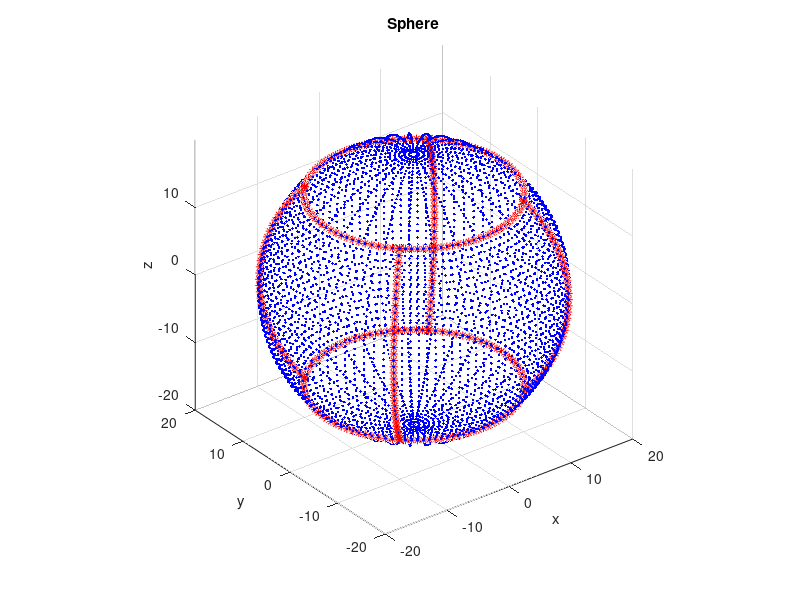

MATLAB code to generate this figure: (Note: this script raises an error after producing the figure.)
clear all
close all
clc

%%
%%%%%%%%%%%%%%%%%%%%%%%%%%%%%%%%%%%%%%%%%%%%%%%%%%%%%%%%%%%%%%%%%%%%%%%%%%%
%%%%%%%%%%%%%%%%%%%%%%%%%%%%%% SPHERE %%%%%%%%%%%%%%%%%%%%%%%%%%%%%%%%%%%%%
%%%%%%%%%%%%%%%%%%%%%%%%%%%%%%%%%%%%%%%%%%%%%%%%%%%%%%%%%%%%%%%%%%%%%%%%%%%

Neta1 = 30;
eta1min = 0;
deltaeta1 = 1;
eta1max = eta1min + (Neta1-1)*deltaeta1;

Neta2 = 25;
eta2min = 0;
deltaeta2 = 1;
eta2max = eta2min + (Neta2-1)*deltaeta2;

Neta3 = 35;
eta3min = 0;
deltaeta3 = 1;
eta3max = eta3min + (Neta3-1)*deltaeta3;

Nx = Neta1;
xmin = eta1min;
xmax = eta1max;

Ny = Neta2;
ymin = eta2min;
ymax = eta2max;

Nz = Neta3;
zmin = eta3min;
zmax = eta3max;

c1 = zeros(1,3);
c2 = zeros(1,3);
c3 = zeros(1,3);
c4 = zeros(1,3);
c5 = zeros(1,3);
c6 = zeros(1,3);
c7 = zeros(1,3);
c8 = zeros(1,3);

e1  = zeros(Neta1,3);
e2  = zeros(Neta2,3);
e3  = zeros(Neta1,3);
e4  = zeros(Neta2,3);
e5  = zeros(Neta3,3);
e6  = zeros(Neta3,3);
e7  = zeros(Neta3,3);
e8  = zeros(Neta3,3);
e9  = zeros(Neta1,3);
e10 = zeros(Neta2,3);
e11 = zeros(Neta1,3);
e12 = zeros(Neta2,3);

f1 = zeros(Neta1*Neta2,3);
f2 = zeros(Neta1*Neta3,3);
f3 = zeros(Neta2*Neta3,3);
f4 = zeros(Neta1*Neta3,3);
f5 = zeros(Neta2*Neta3,3);
f6 = zeros(Neta1*Neta2,3);

R = 20;

xfunc = @(r,phi,theta) r.*sin(phi).*cos(theta);
yfunc = @(r,phi,theta) r.*sin(phi).*sin(theta);
zfunc = @(r,phi,theta) r.*cos(phi);

c1(1,:) = [xfunc(R,0.75*pi,5*pi/4) yfunc(R,0.75*pi,5*pi/4) zfunc(R,0.75*pi,5*pi/4)];
c2(1,:) = [xfunc(R,0.75*pi,7*pi/4) yfunc(R,0.75*pi,7*pi/4) zfunc(R,0.75*pi,7*pi/4)];
c3(1,:) = [xfunc(R,0.75*pi,pi/4)   yfunc(R,0.75*pi,pi/4)   zfunc(R,0.75*pi,pi/4)];
c4(1,:) = [xfunc(R,0.75*pi,3*pi/4) yfunc(R,0.75*pi,3*pi/4) zfunc(R,0.75*pi,3*pi/4)];
c5(1,:) = [xfunc(R,0.25*pi,5*pi/4) yfunc(R,0.25*pi,5*pi/4) zfunc(R,0.25*pi,5*pi/4)];
c6(1,:) = [xfunc(R,0.25*pi,7*pi/4) yfunc(R,0.25*pi,7*pi/4) zfunc(R,0.25*pi,7*pi/4)];
c7(1,:) = [xfunc(R,0.25*pi,pi/4)   yfunc(R,0.25*pi,pi/4)   zfunc(R,0.25*pi,pi/4)];
c8(1,:) = [xfunc(R,0.25*pi,3*pi/4) yfunc(R,0.25*pi,3*pi/4) zfunc(R,0.25*pi,3*pi/4)];

phi = 0.75*pi;
theta = (5*pi/4:0.5*pi/(Neta1-1):7*pi/4)';
e1(:,1:3) = [xfunc(R,phi,theta) yfunc(R,phi,theta) zfunc(R,phi,theta).*ones(length(theta),1)];

phi = 0.75*pi;
theta = (-pi/4:0.5*pi/(Neta2-1):pi/4)';
e2(:,1:3) = [xfunc(R,phi,theta) yfunc(R,phi,theta) zfunc(R,phi,theta).*ones(length(theta),1)];

phi = 0.75*pi;
theta = (3*pi/4:-0.5*pi/(Neta1-1):pi/4)';
e3(:,1:3) = [xfunc(R,phi,theta) yfunc(R,phi,theta) zfunc(R,phi,theta).*ones(length(theta),1)];

phi = 0.75*pi;
theta = (5*pi/4:-0.5*pi/(Neta2-1):3*pi/4)';
e4(:,1:3) = [xfunc(R,phi,theta) yfunc(R,phi,theta) zfunc(R,phi,theta).*ones(length(theta),1)];

phi = (0.75*pi:-0.5*pi/(Neta3-1):0.25*pi)';
theta = 5*pi/4;
e5(:,1:3) = [xfunc(R,phi,theta) yfunc(R,phi,theta) zfunc(R,phi,theta)];

phi = (0.75*pi:-0.5*pi/(Neta3-1):0.25*pi)';
theta = 7*pi/4;
e6(:,1:3) = [xfunc(R,phi,theta) yfunc(R,phi,theta) zfunc(R,phi,theta)];

phi = (0.75*pi:-0.5*pi/(Neta3-1):0.25*pi)';
theta = pi/4;
e7(:,1:3) = [xfunc(R,phi,theta) yfunc(R,phi,theta) zfunc(R,phi,theta)];

phi = (0.75*pi:-0.5*pi/(Neta3-1):0.25*pi)';
theta = 3*pi/4;
e8(:,1:3) = [xfunc(R,phi,theta) yfunc(R,phi,theta) zfunc(R,phi,theta)];

phi = 0.25*pi;
theta = (5*pi/4:0.5*pi/(Neta1-1):7*pi/4)';
e9(:,1:3) = [xfunc(R,phi,theta) yfunc(R,phi,theta) zfunc(R,phi,theta).*ones(length(theta),1)];

phi = 0.25*pi;
theta = (-pi/4:0.5*pi/(Neta2-1):pi/4)';
e10(:,1:3) = [xfunc(R,phi,theta) yfunc(R,phi,theta) zfunc(R,phi,theta).*ones(length(theta),1)];

phi = 0.25*pi;
theta = (3*pi/4:-0.5*pi/(Neta1-1):pi/4)';
e11(:,1:3) = [xfunc(R,phi,theta) yfunc(R,phi,theta) zfunc(R,phi,theta).*ones(length(theta),1)];

phi = 0.25*pi;
theta = (5*pi/4:-0.5*pi/(Neta2-1):3*pi/4)';
e12(:,1:3) = [xfunc(R,phi,theta) yfunc(R,phi,theta) zfunc(R,phi,theta).*ones(length(theta),1)];

p1 = 0.999;
p2 = 0.001;

phi = (p1*pi:(0.75-0.99)*pi/(Neta2-1):0.75*pi)';
theta = (-pi:2*pi/(Neta1-1):pi)';
angles = zeros(Neta1*Neta2,2);
for i=1:Neta2
    angles((i-1)*Neta1+1:i*Neta1,1) = phi(i)*ones(Neta1,1);
    angles((i-1)*Neta1+1:i*Neta1,2) = theta;
end
f1(:,1:3) = [xfunc(R,angles(:,1),angles(:,2)) yfunc(R,angles(:,1),angles(:,2)) zfunc(R,angles(:,1),angles(:,2))];

phi = (0.75*pi:-0.5*pi/(Neta3-1):0.25*pi)';
theta = (5*pi/4:0.5*pi/(Neta1-1):7*pi/4)';
angles = zeros(Neta1*Neta3,2);
for i=1:Neta3
    angles((i-1)*Neta1+1:i*Neta1,1) = phi(i)*ones(Neta1,1);
    angles((i-1)*Neta1+1:i*Neta1,2) = theta;
end
f2(:,1:3) = [xfunc(R,angles(:,1),angles(:,2)) yfunc(R,angles(:,1),angles(:,2)) zfunc(R,angles(:,1),angles(:,2))];

phi = (0.75*pi:-0.5*pi/(Neta3-1):0.25*pi)';
theta = (-pi/4:0.5*pi/(Neta2-1):pi/4)';
angles = zeros(Neta2*Neta3,2);
for i=1:Neta3
    angles((i-1)*Neta2+1:i*Neta2,1) = phi(i)*ones(Neta2,1);
    angles((i-1)*Neta2+1:i*Neta2,2) = theta;
end
f3(:,1:3) = [xfunc(R,angles(:,1),angles(:,2)) yfunc(R,angles(:,1),angles(:,2)) zfunc(R,angles(:,1),angles(:,2))];

phi = (0.75*pi:-0.5*pi/(Neta3-1):0.25*pi)';
theta = (3*pi/4:-0.5*pi/(Neta1-1):pi/4)';
angles = zeros(Neta1*Neta3,2);
for i=1:Neta3
    angles((i-1)*Neta1+1:i*Neta1,1) = phi(i)*ones(Neta1,1);
    angles((i-1)*Neta1+1:i*Neta1,2) = theta;
end
f4(:,1:3) = [xfunc(R,angles(:,1),angles(:,2)) yfunc(R,angles(:,1),angles(:,2)) zfunc(R,angles(:,1),angles(:,2))];

phi = (0.75*pi:-0.5*pi/(Neta3-1):0.25*pi)';
theta = (5*pi/4:-0.5*pi/(Neta2-1):3*pi/4)';
angles = zeros(Neta2*Neta3,2);
for i=1:Neta3
    angles((i-1)*Neta2+1:i*Neta2,1) = phi(i)*ones(Neta2,1);
    angles((i-1)*Neta2+1:i*Neta2,2) = theta;
end
f5(:,1:3) = [xfunc(R,angles(:,1),angles(:,2)) yfunc(R,angles(:,1),angles(:,2)) zfunc(R,angles(:,1),angles(:,2))];

phi = (0.25*pi:(0.01-0.25)*pi/(Neta2-1):p2*pi)';
theta = (-pi:2*pi/(Neta1-1):pi)';
angles = zeros(Neta1*Neta2,2);
for i=1:Neta2
    angles((i-1)*Neta1+1:i*Neta1,1) = phi(i)*ones(Neta1,1);
    angles((i-1)*Neta1+1:i*Neta1,2) = theta;
end
f6(:,1:3) = [xfunc(R,angles(:,1),angles(:,2)) yfunc(R,angles(:,1),angles(:,2)) zfunc(R,angles(:,1),angles(:,2))];

f0 = figure();
plot3(c1(1,1),c1(1,2),c1(1,3),'kx')
hold on
plot3(c2(1,1),c2(1,2),c2(1,3),'kx')
hold on
plot3(c3(1,1),c3(1,2),c3(1,3),'kx')
hold on
plot3(c4(1,1),c4(1,2),c4(1,3),'kx')
hold on
plot3(c5(1,1),c5(1,2),c5(1,3),'kx')
hold on
plot3(c6(1,1),c6(1,2),c6(1,3),'kx')
hold on
plot3(c7(1,1),c7(1,2),c7(1,3),'kx')
hold on
plot3(c8(1,1),c8(1,2),c8(1,3),'kx')
hold on
plot3(e1(:,1),e1(:,2),e1(:,3),'r*')
hold on
plot3(e2(:,1),e2(:,2),e2(:,3),'r*')
hold on
plot3(e3(:,1),e3(:,2),e3(:,3),'r*')
hold on
plot3(e4(:,1),e4(:,2),e4(:,3),'r*')
hold on
plot3(e5(:,1),e5(:,2),e5(:,3),'r*')
hold on
plot3(e6(:,1),e6(:,2),e6(:,3),'r*')
hold on
plot3(e7(:,1),e7(:,2),e7(:,3),'r*')
hold on
plot3(e8(:,1),e8(:,2),e8(:,3),'r*')
hold on
plot3(e9(:,1),e9(:,2),e9(:,3),'r*')
hold on
plot3(e10(:,1),e10(:,2),e10(:,3),'r*')
hold on
plot3(e11(:,1),e11(:,2),e11(:,3),'r*')
hold on
plot3(e12(:,1),e12(:,2),e12(:,3),'r*')
hold on
plot3(f1(:,1),f1(:,2),f1(:,3),'b.')
hold on
plot3(f2(:,1),f2(:,2),f2(:,3),'b.')
hold on
plot3(f3(:,1),f3(:,2),f3(:,3),'b.')
hold on
plot3(f4(:,1),f4(:,2),f4(:,3),'b.')
hold on
plot3(f5(:,1),f5(:,2),f5(:,3),'b.')
hold on
plot3(f6(:,1),f6(:,2),f6(:,3),'b.')
hold on
grid on
xlabel('x')
ylabel('y')
zlabel('z')
title('Sphere')
axis equal

sphere = generatelattice3D(eta1min,Neta1,deltaeta1,eta2min,Neta2,deltaeta2,eta3min,Neta3,deltaeta3,xmin,xmax,Nx,ymin,ymax,Ny,zmin,zmax,Nz);

sphere = transfiniteinterpolation3D(Neta1,Neta2,Neta3,sphere(:,1:3),eta1min,eta1max,eta1min,eta2max,eta3min,eta3max,1,f1,f2,f3,f4,f5,f6,e1,e2,e3,e4,e5,e6,e7,e8,e9,e10,e11,e12,c1,c2,c3,c4,c5,c6,c7,c8);

f1 = figure();
plot3(sphere(:,7),sphere(:,8),sphere(:,9),'b.')
hold on
grid on
xlabel('x')
ylabel('y')
zlabel('z')
title('Sphere')
axis equal

f2 = figure();
plot3(sphere(:,1),sphere(:,2),sphere(:,3),'b.')
hold on
grid on
xlabel('$\xi_{1}$','Interpreter','LaTex')
ylabel('$\xi_{2}$','Interpreter','LaTex')
zlabel('$\xi_{3}$','Interpreter','LaTex')
title('Mesh in lattice domain (computational space)')
axis equal

f3 = figure();
title('Computational and physical domains')
hold on
subplot(1,2,1);
subplot(1,2,2);
hsubfigs = get(f3,'Children');
fcomp = hsubfigs(2);
fphys = hsubfigs(1);
subplot(fcomp);
plot3(sphere(:,1),sphere(:,2),sphere(:,3),'b.')
hold on
grid on
xlabel('$\xi_{1}$','Interpreter','LaTex')
ylabel('$\xi_{2}$','Interpreter','LaTex')
zlabel('$\xi_{3}$','Interpreter','LaTex')
title('Mesh in lattice domain (computational space)')
subplot(fphys);
plot3(sphere(:,7),sphere(:,8),sphere(:,9),'b.')
hold on
grid on
xlabel('x')
ylabel('y')
zlabel('z')
title('Mesh in fluid domain (physical space)')